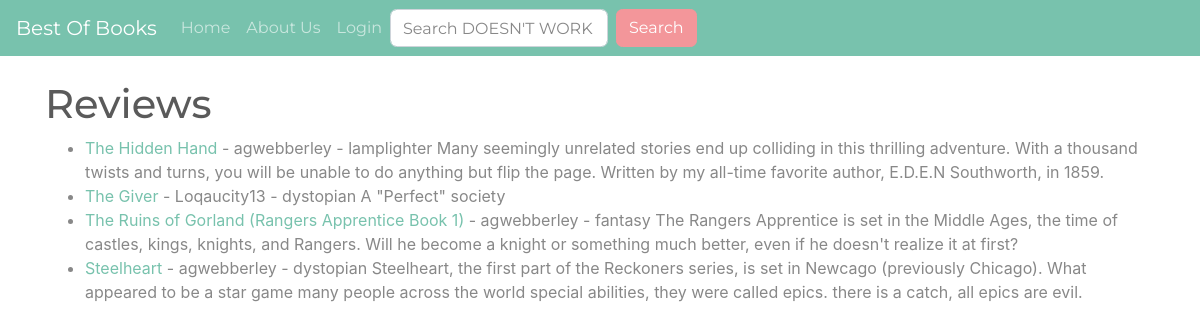
The page / on the database its author committed.
### mainapp/models.py (models this page shows, shortened)
class Post(models.Model):
	title = models.CharField(max_length=255)
	slug = models.SlugField(max_length=255, null=False, unique=True)
	reviewer = models.ForeignKey(User, on_delete=models.CASCADE)
	author = models.CharField(max_length=255)
	pub_date = models.DateField()
	genre = models.CharField(max_length=255)
	should_know = models.CharField(max_length=500)
	snippit = models.CharField(max_length=255)
	body = models.TextField()

### mainapp/views.py (the view)
# urls.py: path('', HomeView.as_view(), name="home"),
class HomeView(ListView):
	model = Post
	template_name = "home.html"
	ordering = ['-pub_date']

### mainapp/templates/home.html (shortened to what this page needs)
{% extends 'base.html' %}
{% block content %}
<h1>Reviews</h1>
<ul>
{% for post in object_list %}
	<li><a href="{% url 'article-detail' post.slug  %}">{{ post.title }}</a> - {{ post.reviewer }} - {{ post.genre }}
	{{ post.snippit}}</li>
{%endfor%}
</ul>
{% endblock %}

### rows shown on the page
Post: title "The Hidden Hand", reviewer "agwebberley", genre "lamplighter", snippit "Many seemingly unrelated stories end up colliding in this thrilling adventure. With a thousand twists and turns, you will be unable to do anything but flip the page. Written by my all-time favorite author, E.D.E.N Southworth, in 1859."
Post: title "The Giver", reviewer "Loqaucity13", genre "dystopian", snippit "A \"Perfect\" society"
Post: title "The Ruins of Gorland (Rangers Apprentice Book 1)", reviewer "agwebberley", genre "fantasy", snippit "The Rangers Apprentice is set in the Middle Ages, the time of castles, kings, knights, and Rangers. Will he become a knight or something much better, even if he doesn't realize it at first?"
Post: title "Steelheart", reviewer "agwebberley", genre "dystopian", snippit "Steelheart, the first part of the Reckoners series, is set in Newcago (previously Chicago). What appeared to be a star game many people across the world special abilities, they were called epics. there is a catch, all epics are evil."
